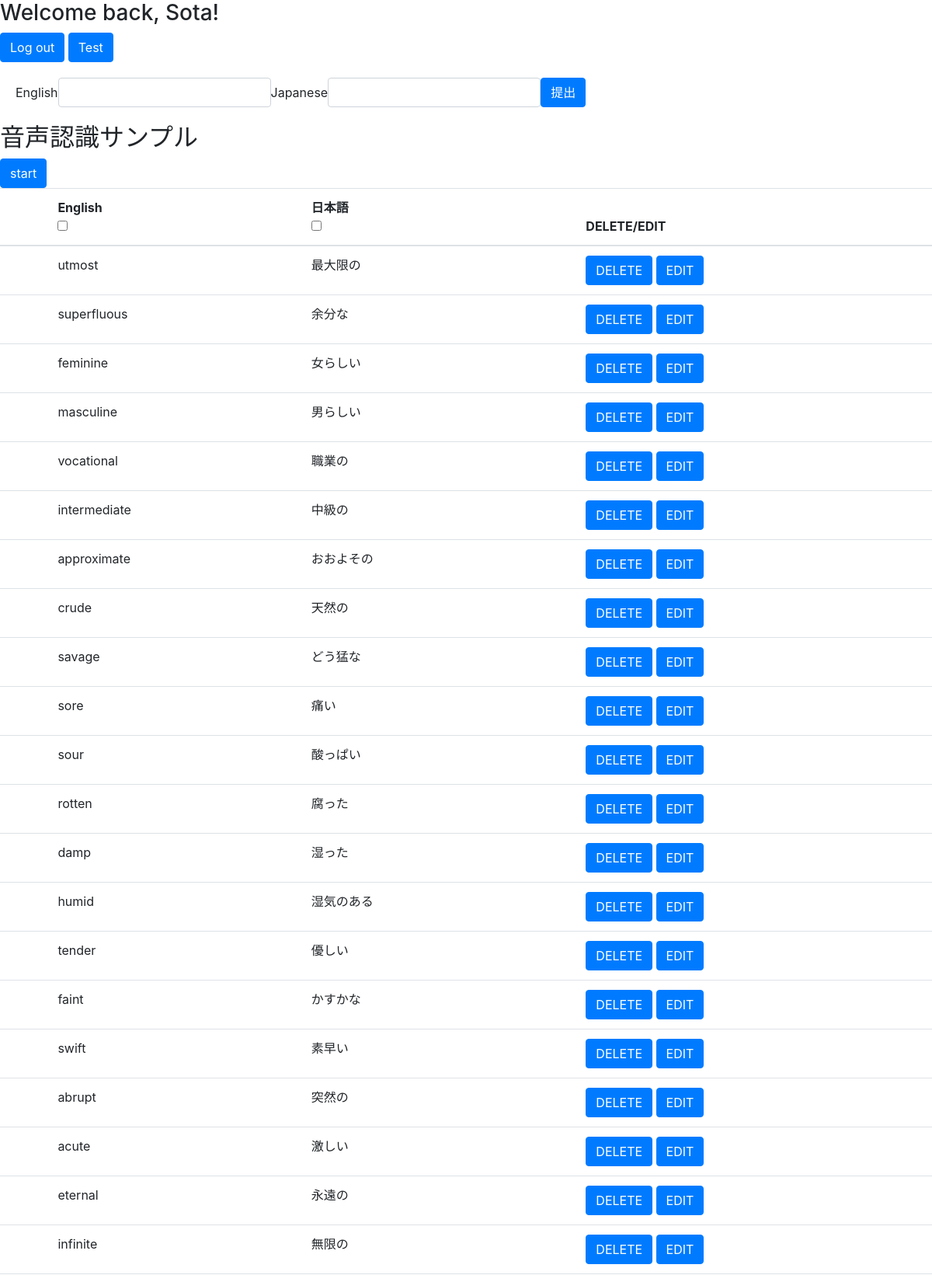
Screenshot of /learning (signed in, upper part) with the database file from the repository.
### Entrance/models.py (models this page shows)
class User(models.Model):
    name = models.CharField(max_length=225)
    email = models.CharField(max_length=225)
    password = models.CharField(max_length=225)
    created_at = models.DateTimeField(auto_now_add=True)
    updated_at = models.DateTimeField(auto_now=True)
    objects = UserManager()

class Dictionary(models.Model):
    creator = models.ForeignKey(User,related_name="words",on_delete=models.CASCADE)
    englishWord = models.CharField(max_length=225)
    japaneseWord = models.CharField(max_length=225)
    created_at = models.DateTimeField(auto_now_add=True)
    updated_at = models.DateTimeField(auto_now=True)

### Learning/views.py (the view)
# urls.py: path('learning',views.dashboard),
def dashboard(request):
    if 'user_id' not in request.session:
        return redirect('/entrance')
    dictionary = Dictionary.objects.filter(creator = User.objects.get(id=request.session['user_id'])).order_by('-created_at')
    context = {
        "dictionary":dictionary
    }
    return render(request,"dashboard.html",context)

### Learning/templates/dashboard.html (shortened to what this page needs)
<!DOCTYPE html>
<html lang="en">
<head>
  {% load static %}
  <link rel="stylesheet" href="{% static 'dashboard.css' %}"/>
  <link rel="stylesheet" href="https://stackpath.bootstrapcdn.com/bootstrap/4.3.1/css/bootstrap.min.css">
</head>
<body>
  <h3>Welcome back, {{request.session.user_name}}!</h3>
  <a href="/logout" class="btn btn-primary">Log out</a>
  <a href="/test"><button class="btn btn-primary">Test</button></a>
  <div class="submit-form">
  <form action="/addWords" method="post" class="form-inline">
    <div class="form-group">
      <label > English </label>
      <input type="text" name="engWord" minlength="1" class="form-control" ime-mode: "inactive">
    </div>
    <div class="form-group">
      <label> Japanese </label>
      <input type="text" name="japWord" minlength="1" class="form-control" ime-mode: "active" >
    </div>
    <input type="submit" value="提出" class="btn btn-primary">
  </form>
  </div>
  <h2>音声認識サンプル</h2>
  <button id="start-btn" class="btn btn-primary">start</button>
    <table class="display-word table">
      <thead>
        <tr>
          <th></th>
          <th>
            <div>English</div>
            <div id="switchArea">
              <input type="checkbox" id="switch1">
            </div>
          </th>
          <th>
            <div>日本語</div>
            <div id="switchArea">
              <input type="checkbox" id="switch1">
            </div>
          </th>
          <th>DELETE/EDIT</th>
        </tr>
      </thead>
      <tbody>
      {% for dict in dictionary %}
        <tr>
          <td></td>
          <td class = "EnglishWords">{{dict.englishWord}}</td>
          <td class = "JapaneseWords">{{dict.japaneseWord}}</td>
          <td>
            <a href="/delete/{{dict.id}}"><button class="btn btn-primary">DELETE</button></a>
            <input type="button" class="btn btn-primary" id='{{dict.id}}' value="EDIT">
          </td>
        </tr>
      {% endfor %}
      </tbody>
    </table>
</body>
</html>

### Learning/static/dashboard.css (style rules this page uses)
.submit-form { margin: 20px; }

### rows the page displays
User: session.user_name "Sota"
Dictionary: englishWord "utmost", japaneseWord "最大限の"
Dictionary: englishWord "superfluous", japaneseWord "余分な"
Dictionary: englishWord "feminine", japaneseWord "女らしい"
Dictionary: englishWord "masculine", japaneseWord "男らしい"
Dictionary: englishWord "vocational", japaneseWord "職業の"
Dictionary: englishWord "intermediate", japaneseWord "中級の"
Dictionary: englishWord "approximate", japaneseWord "おおよその"
Dictionary: englishWord "crude", japaneseWord "天然の"
Dictionary: englishWord "savage", japaneseWord "どう猛な"
Dictionary: englishWord "sore", japaneseWord "痛い"
Dictionary: englishWord "sour", japaneseWord "酸っぱい"
Dictionary: englishWord "rotten", japaneseWord "腐った"
Dictionary: englishWord "damp", japaneseWord "湿った"
Dictionary: englishWord "humid", japaneseWord "湿気のある"
Dictionary: englishWord "tender", japaneseWord "優しい"
Dictionary: englishWord "faint", japaneseWord "かすかな"
Dictionary: englishWord "swift", japaneseWord "素早い"
Dictionary: englishWord "abrupt", japaneseWord "突然の"
Dictionary: englishWord "acute", japaneseWord "激しい"
Dictionary: englishWord "eternal", japaneseWord "永遠の"
Dictionary: englishWord "infinite", japaneseWord "無限の"
